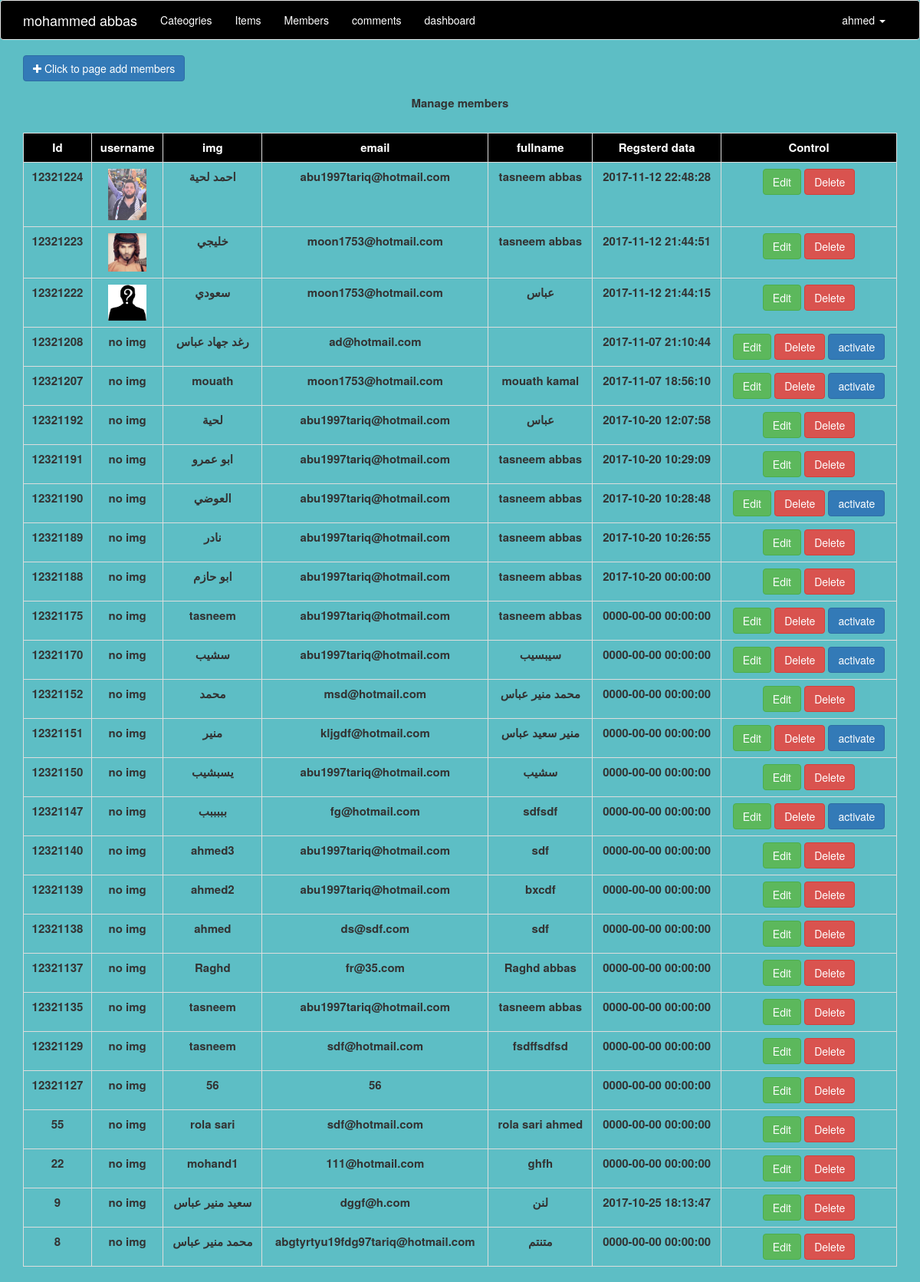
The page /members.php (signed in) on the database its author committed.
### tables this page shows
CREATE TABLE `users` (
  `userid` int(11) NOT NULL,
  `name` varchar(255) NOT NULL,
  `password` varchar(255) NOT NULL,
  `email` varchar(255) NOT NULL,
  `fullname` varchar(255) NOT NULL,
  `groupid` int(11) NOT NULL DEFAULT '1',
  `state` int(11) NOT NULL,
  `date` datetime NOT NULL,
  `avatar` varchar(255) NOT NULL
);

### members.php (the view, shortened to what this page needs)
<?php
$do="";
if(isset ($_SESSION["user"])){
if (isset($_GET["do"])){
    $do = $_GET["do"];
}
else {
    $do = "manage";
}}
if($do == "manage"){
    include "headereditmember.php";
    include "navbar.php";
    include "connection.php";
?><div class="container">
    <a href="members.php?do=add" class="btn btn-primary"><i class="fa fa-plus"></i>  Click to page add members</a>
</div>
  <?php
        $query="";
        $stmt=$db->prepare("SELECT * FROM users $query ORDER BY userid DESC");
        $stmt->execute();
        $rows=$stmt->fetchALL();
    ?>
       <h2 class='text-center'>Manage members</h2><br>
        <div class="container m1">
                <div class="table-responsive">
                        <table class="main-table text-center table table-bordered">
                                <tr>
                                        <td>Id</td>
                                        <td>username</td>
                                        <td>img</td>
                                        <td>email</td>
                                        <td>fullname</td>
                                        <td>Regsterd data</td>
                                        <td>Control</td>
                                </tr>
                                <?php
                                foreach($rows as $row){
                                 echo "<tr>";
                                        echo "<td>".$row["userid"]."</td>";
                                        echo "<td>";
                                                if(empty($row["avatar"])){
                                                        echo "no img";
                                                }else{
                                                echo "<img class='m2' src='uploads/avatar/".$row["avatar"]."'/>";
                                                }
                                         echo "</td>";
                                        echo "<td>".$row["name"]."</td>";
                                        echo "<td>".$row["email"]."</td>";
                                        echo "<td>".$row["fullname"]."</td>";
                                        echo "<td>".$row["date"]."</td>";
                                        echo "<td>
                                       <a href='members.php?do=edit&userid=".$row['userid']."'class='btn btn-success'>Edit</a>
                                    <a href='members.php?do=delete&userid=".$row['userid']."' class='btn btn-danger confirm'>Delete</a>";
                                        if($row["state"]==1){
                                              echo" <a href='members.php?do=activate&userid=".$row['userid']."' class='btn btn-primary'>activate</a>";
                                        }
                                      echo " </td>";
                             echo "</tr>";
                                }
                                ?>
                        </table>
                </div>
        </div>
      <?php
    include "footer.php";
}
else{
    echo "ما في صفحة بهاد العنوان...اتاكد من  العنوان يا باشا";
}

### memberedit.css (style rules this page uses)
body { background: #5dbec5; }
.text-center { font-weight: bold; font-size:55px; }
.main-table tr:first-child td { background:black; color:white; }
.m1 .m2 { width:50px; }
.text-center { font-size:15px; }

### rows shown on the page
users: userid "12321224", avatar (picture), name "احمد لحية", email "abu1997tariq@hotmail.com", fullname "tasneem abbas", date "2017-11-12 22:48:28"
users: userid "12321223", avatar (picture), name "خليجي", email "moon1753@hotmail.com", fullname "tasneem abbas", date "2017-11-12 21:44:51"
users: userid "12321222", avatar (picture), name "سعودي", email "moon1753@hotmail.com", fullname "عباس", date "2017-11-12 21:44:15"
users: userid "12321208", avatar "no img", name "رغد جهاد عباس", email "ad@hotmail.com", date "2017-11-07 21:10:44"
users: userid "12321207", avatar "no img", name "mouath", email "moon1753@hotmail.com", fullname "mouath kamal", date "2017-11-07 18:56:10"
users: userid "12321192", avatar "no img", name "لحية", email "abu1997tariq@hotmail.com", fullname "عباس", date "2017-10-20 12:07:58"
users: userid "12321191", avatar "no img", name "ابو عمرو", email "abu1997tariq@hotmail.com", fullname "tasneem abbas", date "2017-10-20 10:29:09"
users: userid "12321190", avatar "no img", name "العوضي", email "abu1997tariq@hotmail.com", fullname "tasneem abbas", date "2017-10-20 10:28:48"
users: userid "12321189", avatar "no img", name "نادر", email "abu1997tariq@hotmail.com", fullname "tasneem abbas", date "2017-10-20 10:26:55"
users: userid "12321188", avatar "no img", name "ابو حازم", email "abu1997tariq@hotmail.com", fullname "tasneem abbas", date "2017-10-20 00:00:00"
users: userid "12321175", avatar "no img", name "tasneem", email "abu1997tariq@hotmail.com", fullname "tasneem abbas", date "0000-00-00 00:00:00"
users: userid "12321170", avatar "no img", name "سشيب", email "abu1997tariq@hotmail.com", fullname "سيبسيب", date "0000-00-00 00:00:00"
users: userid "12321152", avatar "no img", name "محمد", email "msd@hotmail.com", fullname "محمد منير عباس", date "0000-00-00 00:00:00"
users: userid "12321151", avatar "no img", name "منير", email "kljgdf@hotmail.com", fullname "منير سعيد عباس", date "0000-00-00 00:00:00"
users: userid "12321150", avatar "no img", name "يسبشيب", email "abu1997tariq@hotmail.com", fullname "سشيب", date "0000-00-00 00:00:00"
users: userid "12321147", avatar "no img", name "بببببب", email "fg@hotmail.com", fullname "sdfsdf", date "0000-00-00 00:00:00"
users: userid "12321140", avatar "no img", name "ahmed3", email "abu1997tariq@hotmail.com", fullname "sdf", date "0000-00-00 00:00:00"
users: userid "12321139", avatar "no img", name "ahmed2", email "abu1997tariq@hotmail.com", fullname "bxcdf", date "0000-00-00 00:00:00"
users: userid "12321138", avatar "no img", name "ahmed", email "ds@sdf.com", fullname "sdf", date "0000-00-00 00:00:00"
users: userid "12321137", avatar "no img", name "Raghd", email "fr@35.com", fullname "Raghd abbas", date "0000-00-00 00:00:00"
users: userid "12321135", avatar "no img", name "tasneem", email "abu1997tariq@hotmail.com", fullname "tasneem abbas", date "0000-00-00 00:00:00"
users: userid "12321129", avatar "no img", name "tasneem", email "sdf@hotmail.com", fullname "fsdffsdfsd", date "0000-00-00 00:00:00"
users: userid "12321127", avatar "no img", name "56", email "56", date "0000-00-00 00:00:00"
users: userid "55", avatar "no img", name "rola sari", email "sdf@hotmail.com", fullname "rola sari ahmed", date "0000-00-00 00:00:00"
users: userid "22", avatar "no img", name "mohand1", email "111@hotmail.com", fullname "ghfh", date "0000-00-00 00:00:00"
users: userid "9", avatar "no img", name "سعيد منير عباس", email "dggf@h.com", fullname "لنن", date "2017-10-25 18:13:47"
users: userid "8", avatar "no img", name "محمد منير عباس", email "abgtyrtyu19fdg97tariq@hotmail.com", fullname "متنتم", date "0000-00-00 00:00:00"

### other values the page prints
$_SESSION["user"] "ahmed"
